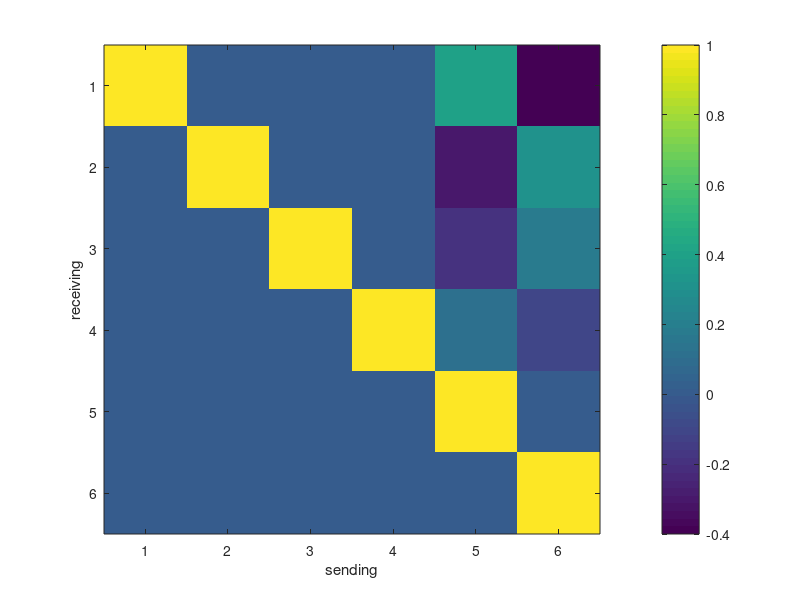
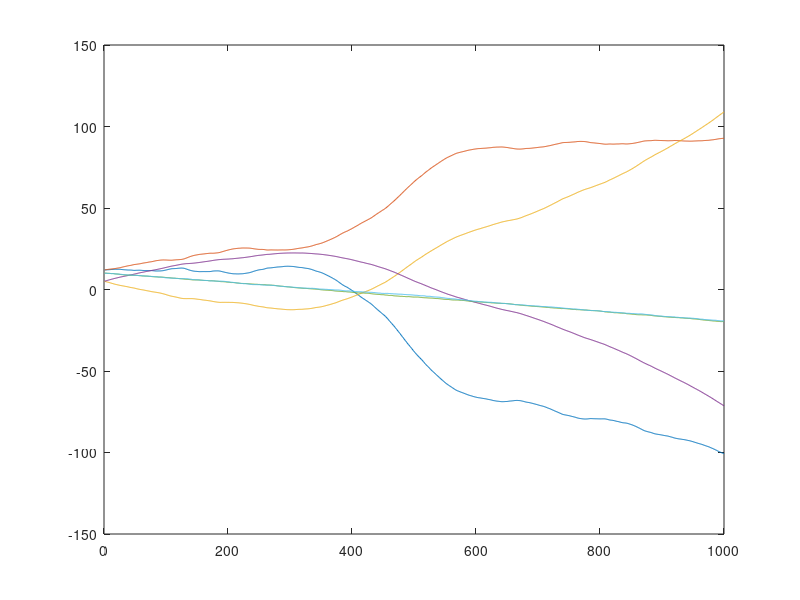
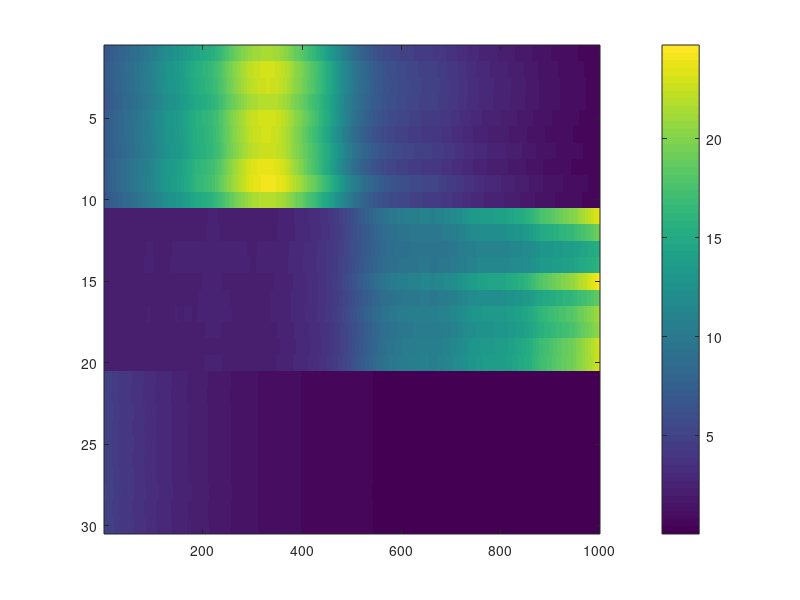
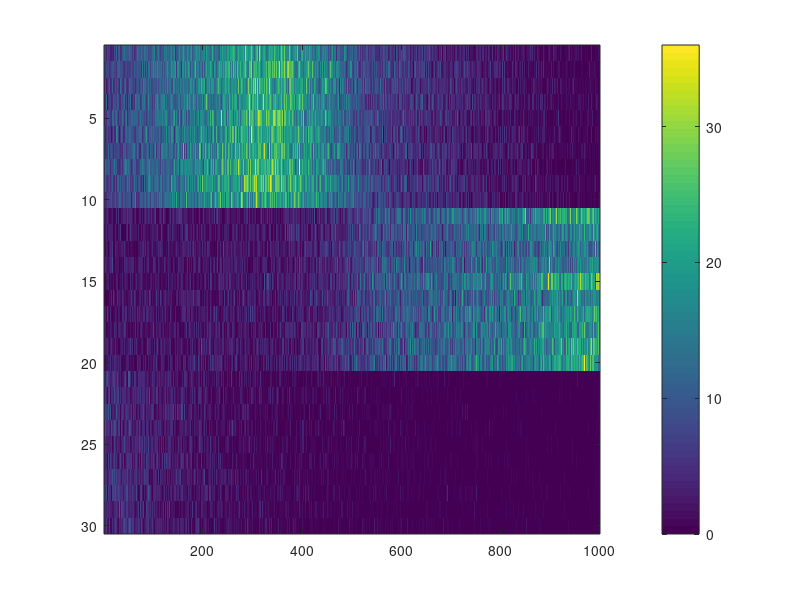

MATLAB code to generate these figures, in order: (Note: this script raises an error after producing the figures.)
addpath(genpath('C:\Users\gaw19004\Documents\GitHub\state-space-clustering'));
% addpath(genpath('D:\github\state-space-clustering'));

%% simulation
rng(2)
n = 10;
nClus = 3;
N = n*nClus;
p = 2;
T = 1000;

Lab = repelem(1:nClus, n);
d = ones(n*nClus,1)*0;
C_all = reshape(normrnd(0.08,1e-3,n*nClus*p,1), [], p);
C_trans = zeros(n*nClus, p*nClus);
for k = 1:length(Lab)
    C_trans(k, ((Lab(k)-1)*p+1):(Lab(k)*p)) = C_all(k,:);
end

X = zeros(p*nClus, T);
x0 = [1.2 1.2 0.5 0.5 1 1]*10;
Q0 = eye(nClus*p)*1e-2;
X(:,1) = mvnrnd(x0, Q0)';

b1 = ones(p,1)*0.01;
b2 = ones(p,1)*0;
b3 = ones(p,1)*-0.03;
b = [b1;b2;b3];

Q1 = 1e-5*eye(p);
Q2 = 1e-4*eye(p);
Q3 = 1e-3*eye(p);
Q = blkdiag(Q1, Q2, Q3);


A = [1 0 0 0 0.4 -0.4;...
    0 1 0 0 -0.3 0.305;
    0 0 1 0 -0.2 0.19;
    0 0 0 1 0.11 -0.1;
    0 0 0 0 1 0;
    0 0 0 0 0 1];

figure(1)
imagesc(A)
colorbar()
xlabel('sending')
ylabel('receiving')

% let's generate lambda
logLam = zeros(n*nClus, T);
logLam(:,1) = d + C_trans*X(:,1);

for t=2:T
    X(:, t) = mvnrnd(A*X(:, t-1) + b, Q)';
    logLam(:, t) = d + C_trans*X(:,t);
end

figure(2)
plot(X')

figure(3)
% imagesc(logLam)
imagesc(exp(logLam))
colorbar()

Y = poissrnd(exp(logLam));
figure(4)
imagesc(Y)
colorbar()

figure(5)
clusterPlot(Y, Lab)

% plot(X(1:p,:)')
% plot(X(p+1:2*p,:)')
% plot(X(2*p+1:3*p,:)')

%% fitting: pre-setting
% assume now observe Y and Lab
% later Y will be the only observation for clustering problem
ng = 100;

% pre-allocation
X_fit = zeros(nClus*p, T, ng);
d_fit = zeros(n*nClus, ng);
C_fit = zeros(n*nClus, p, ng);
x0_fit = zeros(nClus*p, ng);
A_fit = zeros(nClus*p, nClus*p, ng);
b_fit = zeros(nClus*p, ng);
Q_fit = zeros(nClus*p, nClus*p, ng);

% priors
% place-holder...
Q0 = eye(nClus*p);

mux00 = zeros(nClus*p, 1);
Sigx00 = eye(nClus*p)*1e2;

mudc0 = zeros(p+1,1);
Sigdc0 = eye(p+1)*1e-2;

muBA0_mat = [zeros(nClus*p,1) eye(nClus*p)];
muBA0 = muBA0_mat(:);
SigBA0 = sparse(eye(length(muBA0))*0.25);

Psi0 = eye(nClus*p)*1e-4;
nu0 = nClus*p+2;

% initials
% initial for d_fit: 0
C_fit(:,:,1) = reshape(normrnd(0,1e-2,n*nClus*p,1), [], p);
A_fit(:,:,1) = eye(nClus*p);
% initial for b_fit: 0
Q_fit(:,:,1) = eye(nClus*p)*1e-4;

C_trans_tmp = zeros(n*nClus, p*nClus);
for k = 1:length(Lab)
    C_trans_tmp(k, ((Lab(k)-1)*p+1):(Lab(k)*p)) = C_fit(k,:,1);
end
x0_fit(:,1) = lsqr(C_trans_tmp,(log(mean(Y(:,1:10),2))-d_fit(:,1)));
[X_fit(:,:,1),~,~] = ppasmoo_poissexp_v2(Y,C_trans_tmp,d_fit(:,1),...
    x0_fit(:,1),Q0,A_fit(:,:,1),b_fit(:,1),Q_fit(:,:,1));

% turn off Q estimation (for debug)
% Q_fit = repmat(Q,1,1,ng); % true
%% fitting: MCMC
for g = 2:ng
    
    disp(g)
    
    % (1) update X_fit
    % adaptive smoothing
    C_trans_tmp = zeros(n*nClus, p*nClus);
    for k = 1:length(Lab)
        C_trans_tmp(k, ((Lab(k)-1)*p+1):(Lab(k)*p)) = C_fit(k,:,g-1);
    end
    d_tmp = d_fit(:,g-1);
    x0_tmp = x0_fit(:,g-1);
    A_tmp = A_fit(:,:,g-1);
    b_tmp = b_fit(:,g-1);
    Q_tmp = Q_fit(:,:,g-1);
    
    [muX,~,~] = ppasmoo_poissexp_v2(Y,C_trans_tmp,d_tmp,x0_tmp,Q0,A_tmp,b_tmp,Q_tmp);
    hess_tmp = hessX(muX(:), d_tmp, C_trans_tmp, Q0, Q_tmp, A_tmp, Y);
    % tic;
    % use Cholesky decomposition to sample efficiently
    R = chol(-hess_tmp,'lower'); % sparse
    z = randn(length(muX(:)), 1) + R'*muX(:);
    Xsamp = R'\z;
    X_fit(:,:,g) = reshape(Xsamp,[], T);
    % toc;
    
    % (2) update x0_fit
    Sigx0 = inv(inv(Sigx00) + inv(Q0));
    mux0 = Sigx0*(Sigx00\mux00 + Q0\X_fit(:,1,g));
    x0_fit(:,g) = mvnrnd(mux0, Sigx0)';
    % disp(x0_fit(:,g))
    
    % (3) update d_fit & C_fit
    % Laplace approximation
    for i = 1:N
        l = Lab(i);
        latentId = ((l-1)*p+1):(l*p);
        X_tmp = [ones(1, T) ;X_fit(latentId,:,g)]';
        
        lamdc = @(dc) exp(X_tmp*dc);
        
        derdc = @(dc) X_tmp'*(Y(i,:)' - lamdc(dc)) - inv(Sigdc0)*(dc - mudc0);
        hessdc = @(dc) -X_tmp'*diag(lamdc(dc))*X_tmp - inv(Sigdc0);
        [mudc,~,niSigdc,~] = newton(derdc,hessdc,...
            [d_fit(i, g-1) C_fit(i,:,g-1)]',1e-8,1000);
        
        % [mudc [d(i) C_all(i,:)]']
        
        Sigdc = -inv(niSigdc);
        Sigdc = (Sigdc + Sigdc')/2;
        dc = mvnrnd(mudc, Sigdc);
        d_fit(i,g) = dc(1);
        C_fit(i,:,g) = dc(2:end);
    end
    
    %     [C_fit(:,:,g) C_all]
    %     [d_fit(:,g) d]
    
    % (4) update b_fit & A_fit
    Z_tmp = X_fit(:,2:T,g);
    Z_tmp2 = Z_tmp(:);
    
    G_tmp = sparse(kron([ones(1,T-1); X_fit(:, 1:(T-1), g)]', eye(nClus*p)));
    invSigBA_tmp = sparse(inv(SigBA0) + G_tmp'*kron(eye(T-1), inv(Q_fit(:,:,g-1)))*G_tmp);
    
    muBA_tmp = invSigBA_tmp\(SigBA0\muBA0 +...
        G_tmp'*kron(eye(T-1), inv(Q_fit(:,:,g-1)))*Z_tmp2);
    
    % use Cholesky decomposition
    R = chol(invSigBA_tmp, 'lower');
    z = randn(length(muBA_tmp), 1) + R'*muBA_tmp;
    BAsamp = reshape(R'\z, nClus*p, []);
    b_fit(:,g) = BAsamp(:,1);
    A_fit(:,:,g) = BAsamp(:,2:end);
    
    %     [b_fit(:,g) b]
    %     imagesc(abs(A_fit(:,:,g) - A))
    %     colorbar()
    
    % (5) update Q_fit
    mux = A_fit(:,:,g)*X_fit(:,1:(T-1),g) + b_fit(:,g);
    xq = X_fit(:,2:T,g) - mux;
    
    PsiQ = Psi0 + xq*xq';
    nuQ = T-1+nu0;
    Q_fit(:,:,g) = iwishrnd(PsiQ,nuQ);
    
end
%% diagnose
% idx = 200:ng;
idx = 50:ng;

% for k = round(linspace(2, 1000, 10))
%     figure(k)
%     subplot(1,2,1)
%     plot(X_fit(:,:,k)')
%     subplot(1,2,2)
%     plot(X')
% end

subplot(1,2,1)
plot(mean(X_fit(:,:,idx), 3)')
subplot(1,2,2)
plot(X')

subplot(3,2,1)
plot(X(1:p,:)')
title('true')
subplot(3,2,2)
plot(mean(X_fit(1:p,:,idx), 3)')
title('fit')
subplot(3,2,3)
plot(X(p+1:2*p,:)')
subplot(3,2,4)
plot(mean(X_fit(p+1:2*p,:,idx), 3)')
subplot(3,2,5)
plot(X(2*p+1:3*p,:)')
subplot(3,2,6)
plot(mean(X_fit(2*p+1:3*p,:,idx), 3)')


[mean(d_fit(:,idx), 2) d]
[mean(C_fit(:,:,idx), 3) C_all]
[mean(x0_fit(:,idx), 2) x0']
abs(mean(A_fit(:,:,idx), 3) - A)
[mean(b_fit(:,idx), 2) b]

subplot(1,2,1)
imagesc(A)
colorbar()
cLim = caxis;
title('true')
subplot(1,2,2)
imagesc(mean(A_fit(:,:,idx), 3))
colorbar()
set(gca,'CLim',cLim)
title('fit')

mean(Q_fit(:,:,idx), 3)

C_fit_mean = mean(C_fit(:,:,idx), 3);
C_trans_fit = zeros(n*nClus, p*nClus);
for k = 1:length(Lab)
    C_trans_fit(k, ((Lab(k)-1)*p+1):(Lab(k)*p)) = C_fit_mean(k,:);
end
subplot(1,2,1)
imagesc(exp(C_trans*X + d))
cLim = caxis;
title('true')
colorbar()
subplot(1,2,2)
imagesc(exp(C_trans_fit*mean(X_fit(:,:,idx), 3) + mean(d_fit(:,idx), 2)))
set(gca,'CLim',cLim)
title('fit')
colorbar()

